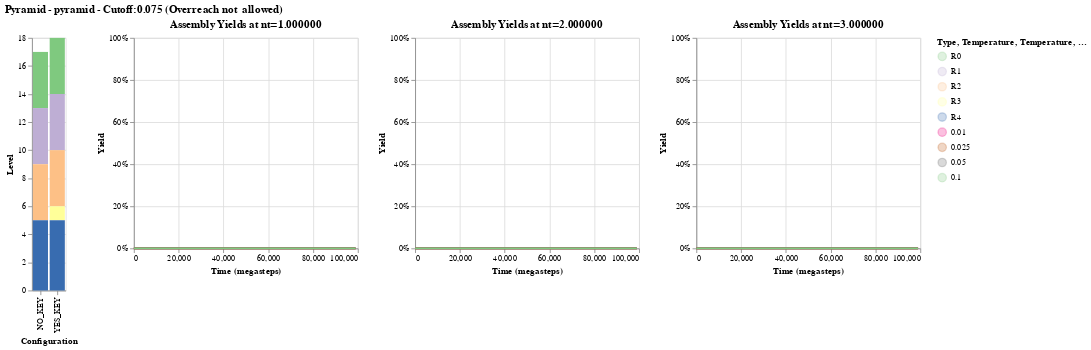

Notebook code for this chart:
### Code cell
charts = []
for i, yld in enumerate(yield_data):
    charts.append(alt.Chart(yld, title="Assembly Yields at nt=%f" % results.narrow_types()[i]))
    charts[i] = charts[i].mark_line().encode(
            x=alt.X('time:Q', title="Time (megasteps)", axis=alt.Axis(tickCount=5)),
            y=alt.Y(
                "yield:Q",
                title="Yield",
                scale=alt.Scale(
                    domain=(0, ymax)
                ),
                axis=alt.Axis(format=x_axis_format)
            ),
            color=alt.Color('temp:O', scale=alt.Scale(scheme="accent"), title="Temperature")
    )
    charts[i] = charts[i].properties(width=int(chartWidth / len(results.narrow_types())), height=chartHeight)
    errbars = charts[i].mark_area(opacity=0.25).encode(
        x=alt.X("time:Q", axis=alt.Axis(tickCount=5)),
        y="yield_min:Q",
        y2="yield_max:Q",
        color=alt.Color('temp:O', scale=alt.Scale(scheme="accent"), title="Temperature")
    )
    charts[i] = errbars + charts[i]
        
chart = alt.hconcat(
    alt.Chart(rule_data).mark_bar().encode(
        x=alt.X('run_name', title="Configuration"),
        y=alt.Y('level', title="Level"),
        color=alt.Color('cube_name', title="Type")
    ),
    *charts
)

# ) + alt.Chart(df).mark_errorband(extent='ci', opacity=0.2).encode(
#     x=alt.X('time:Q'),
#     y=alt.Y('yield', title='Yield'),
#     color = alt.Color('shape', scale=alt.Scale())
# )).properties(width=600, height=450).facet(column='potential', row='type').properties(title=sim_name)

chart.properties(title=f"{results.export_name}:{shape} - {target_name} - Cutoff:{cutoff} (Overreach{' ' if overreach else ' not '} allowed)")
# chart.save(sims_root() + os.sep + results.export_name + os.sep + results.export_name + ".html")

### Figure 1 — Vega-Lite specification as saved in the notebook (floating-point values rounded to 4 significant figures; data arrays with more than 128 entries replaced by an {"elided": "..."} marker saying what was removed)
{"config": {"view": {"continuousWidth": 400, "continuousHeight": 300}}, "hconcat": [{"data": {"name": "data-2cafd5eb9ebfec77435169a4dce5860f"}, "mark": "bar", "encoding": {"color": {"field": "cube_name", "title": "Type", "type": "nominal"}, "x": {"field": "run_name", "title": "Configuration", "type": "nominal"}, "y": {"field": "level", "title": "Level", "type": "quantitative"}}}, {"layer": [{"mark": {"type": "area", "opacity": 0.25}, "encoding": {"color": {"field": "temp", "scale": {"scheme": "accent"}, "title": "Temperature", "type": "ordinal"}, "x": {"axis": {"tickCount": 5}, "field": "time", "type": "quantitative"}, "y": {"field": "yield_min", "type": "quantitative"}, "y2": {"field": "yield_max"}}, "height": 250, "title": "Assembly Yields at nt=1.000000", "width": 266}, {"mark": "line", "encoding": {"color": {"field": "temp", "scale": {"scheme": "accent"}, "title": "Temperature", "type": "ordinal"}, "x": {"axis": {"tickCount": 5}, "field": "time", "title": "Time (megasteps)", "type": "quantitative"}, "y": {"axis": {"format": ".0%"}, "field": "yield", "scale": {"domain": [0, 1]}, "title": "Yield", "type": "quantitative"}}, "height": 250, "title": "Assembly Yields at nt=1.000000", "width": 266}], "data": {"name": "data-06c8d80c1fb9c3352cc235c949fa60f8"}}, {"layer": [{"mark": {"type": "area", "opacity": 0.25}, "encoding": {"color": {"field": "temp", "scale": {"scheme": "accent"}, "title": "Temperature", "type": "ordinal"}, "x": {"axis": {"tickCount": 5}, "field": "time", "type": "quantitative"}, "y": {"field": "yield_min", "type": "quantitative"}, "y2": {"field": "yield_max"}}, "height": 250, "title": "Assembly Yields at nt=2.000000", "width": 266}, {"mark": "line", "encoding": {"color": {"field": "temp", "scale": {"scheme": "accent"}, "title": "Temperature", "type": "ordinal"}, "x": {"axis": {"tickCount": 5}, "field": "time", "title": "Time (megasteps)", "type": "quantitative"}, "y": {"axis": {"format": ".0%"}, "field": "yield", "scale": {"domain": [0, 1]}, "title": "Yield", "type": "quantitative"}}, "height": 250, "title": "Assembly Yields at nt=2.000000", "width": 266}], "data": {"name": "data-ced107b82adbd1dc3c180809d8afe93a"}}, {"layer": [{"mark": {"type": "area", "opacity": 0.25}, "encoding": {"color": {"field": "temp", "scale": {"scheme": "accent"}, "title": "Temperature", "type": "ordinal"}, "x": {"axis": {"tickCount": 5}, "field": "time", "type": "quantitative"}, "y": {"field": "yield_min", "type": "quantitative"}, "y2": {"field": "yield_max"}}, "height": 250, "title": "Assembly Yields at nt=3.000000", "width": 266}, {"mark": "line", "encoding": {"color": {"field": "temp", "scale": {"scheme": "accent"}, "title": "Temperature", "type": "ordinal"}, "x": {"axis": {"tickCount": 5}, "field": "time", "title": "Time (megasteps)", "type": "quantitative"}, "y": {"axis": {"format": ".0%"}, "field": "yield", "scale": {"domain": [0, 1]}, "title": "Yield", "type": "quantitative"}}, "height": 250, "title": "Assembly Yields at nt=3.000000", "width": 266}], "data": {"name": "data-d93b111ecf731abec7e9f0e5705b61ed"}}], "title": "Pyramid - pyramid - Cutoff:0.075 (Overreach not  allowed)", "$schema": "https://vega.github.io/schema/vega-lite/v4.17.0.json", "datasets": {"data-2cafd5eb9ebfec77435169a4dce5860f": [{"run_name": "YES_KEY", "cube_name": "R0", "level": 4}, {"run_name": "YES_KEY", "cube_name": "R1", "level": 4}, {"run_name": "YES_KEY", "cube_name": "R2", "level": 4}, {"run_name": "YES_KEY", "cube_name": "R3", "level": 1}, {"run_name": "YES_KEY", "cube_name": "R4", "level": 5}, {"run_name": "NO_KEY", "cube_name": "R0", "level": 4}, {"run_name": "NO_KEY", "cube_name": "R1", "level": 4}, {"run_name": "NO_KEY", "cube_name": "R2", "level": 4}, {"run_name": "NO_KEY", "cube_name": "R3", "level": 0}, {"run_name": "NO_KEY", "cube_name": "R4", "level": 5}], "data-06c8d80c1fb9c3352cc235c949fa60f8": {"elided": "400 records"}, "data-ced107b82adbd1dc3c180809d8afe93a": {"elided": "400 records"}, "data-d93b111ecf731abec7e9f0e5705b61ed": {"elided": "400 records"}}}
